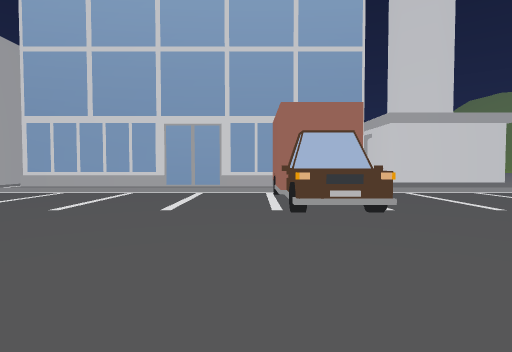
view 1 (above)

24 first-person views from a walk through a 3-D level made in the Unity game engine. The camera is 1.3 m above the floor, tilts 2° down and sees 80° across. Doors are open. The floor is counted in squares, 2 m on a side. Each view is taken from the middle of a square. On the plan, view 1 faces up. The plan holds only what a view shows up to about 10 squares ahead; the rest is blank. The place goes on beyond the plan. The player character is not drawn. Some surface patterns are stand-ins.

view 2
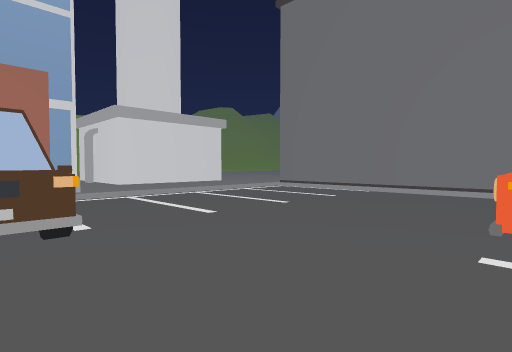

view 3
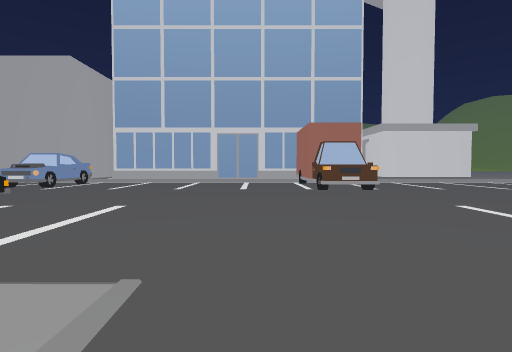

view 4
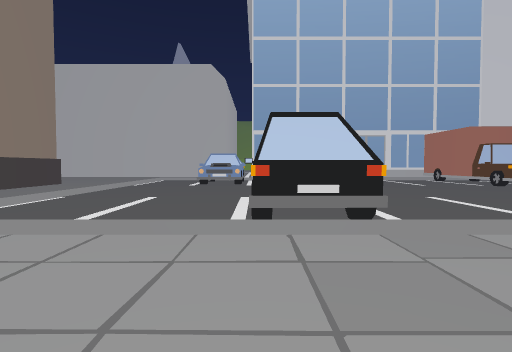

view 5
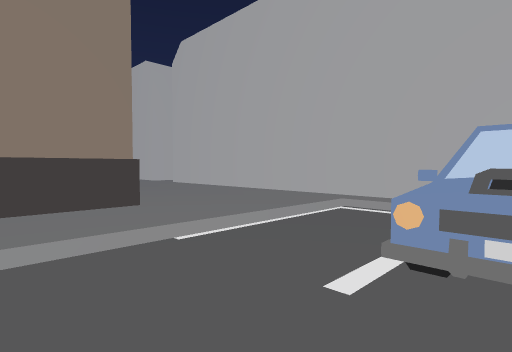

view 6
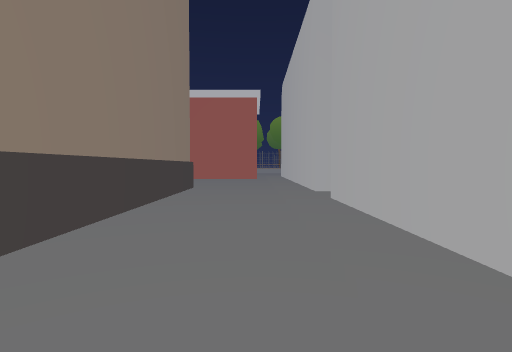

view 7
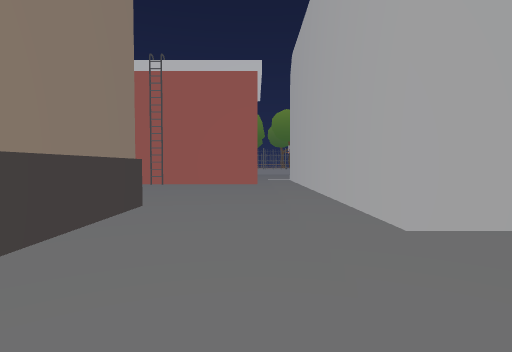

view 8
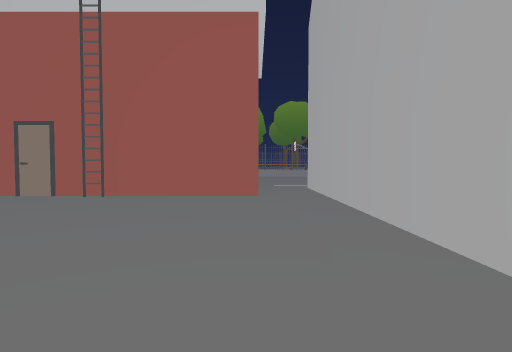

view 9
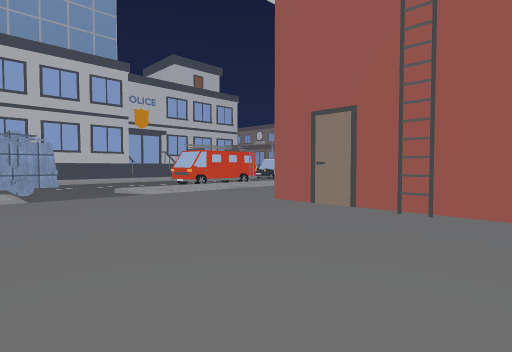

view 10
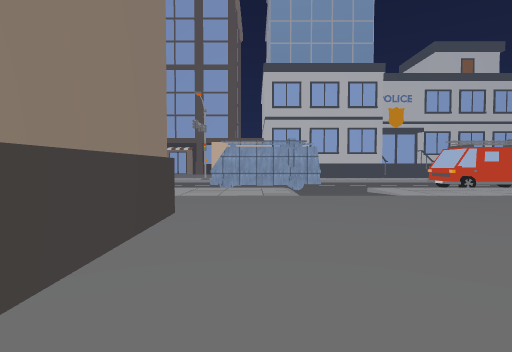

view 11
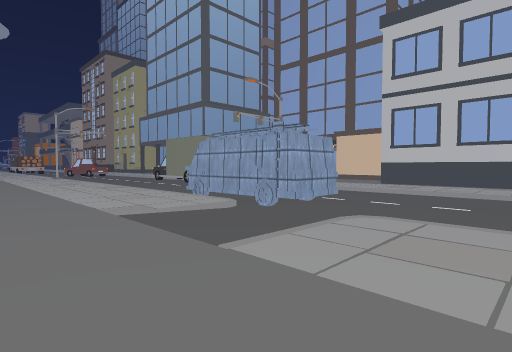

view 12
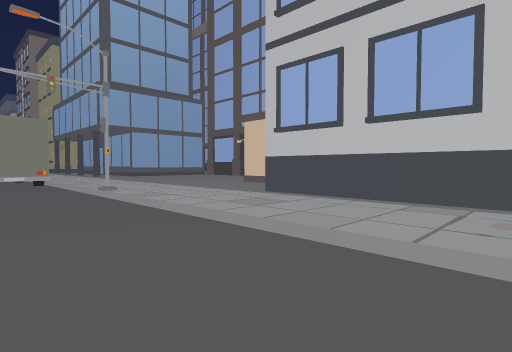

view 13
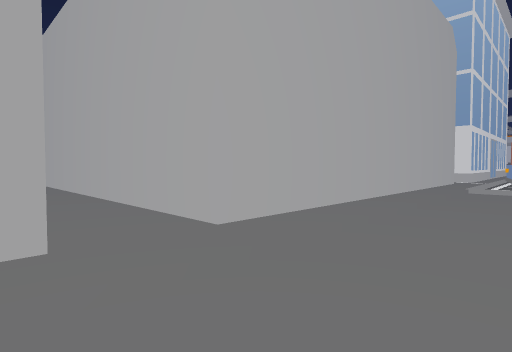

view 14
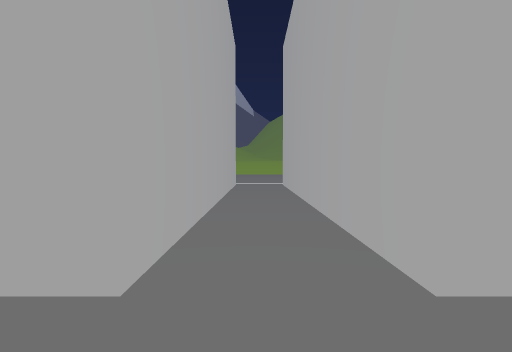

view 15
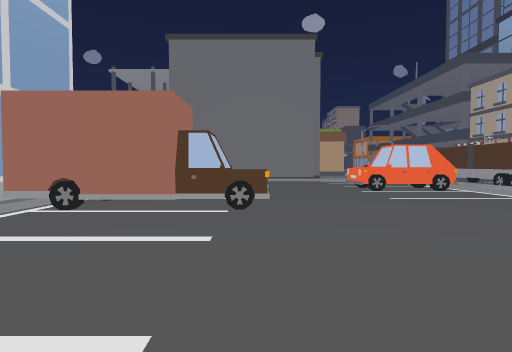

view 16
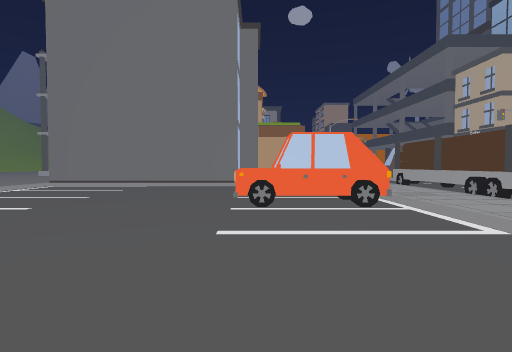

view 17
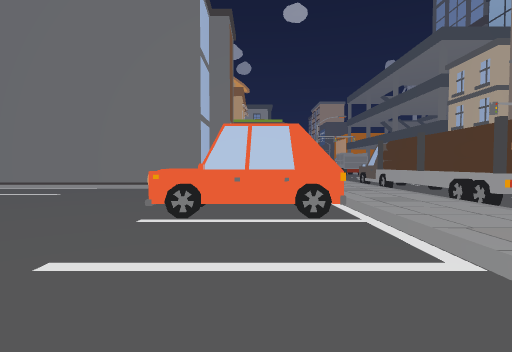

view 18
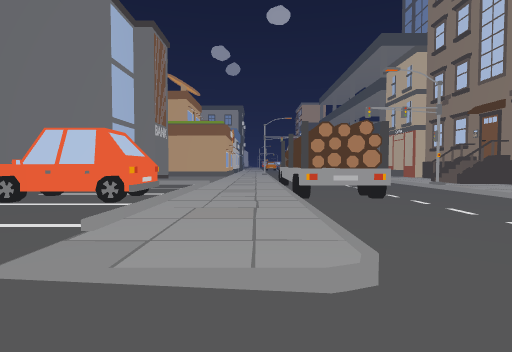

view 19
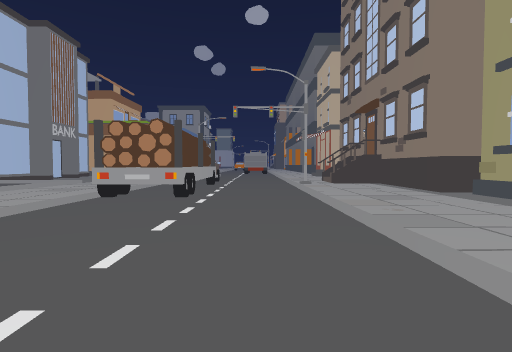

view 20
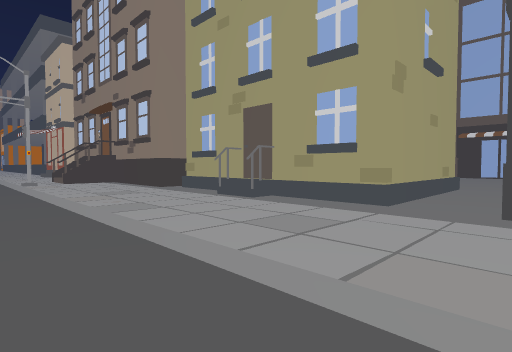

view 21
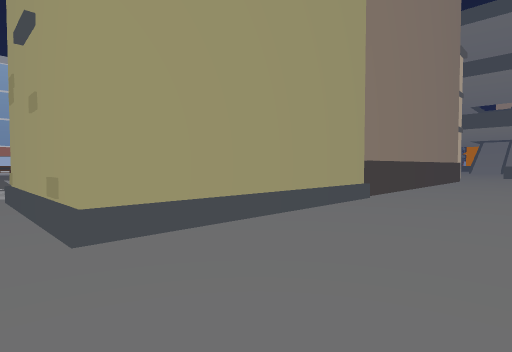

view 22
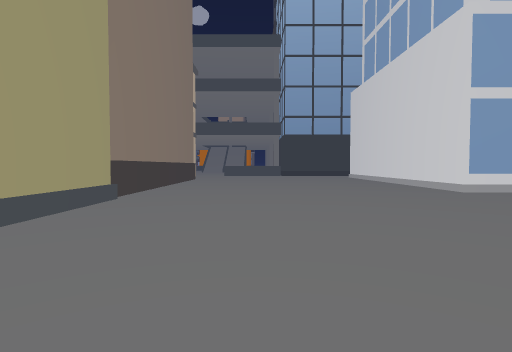

view 23
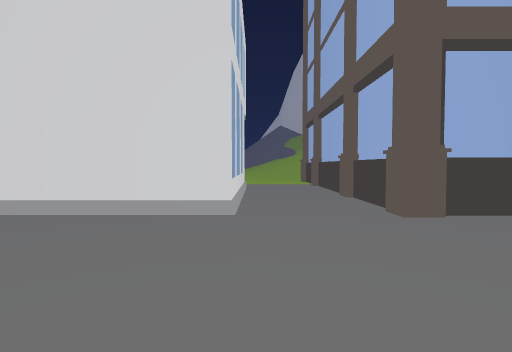

view 24
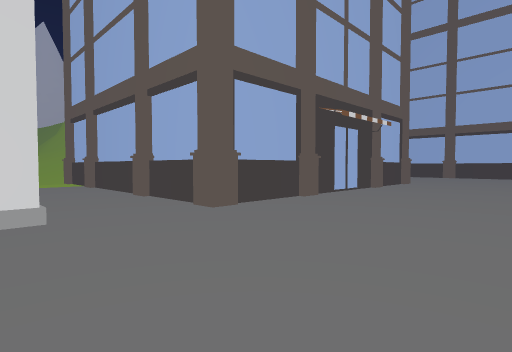

### Floor plan
Key: @ floor where view 1 was taken; # wall or solid block; x gap in a wall; . main floor; : floor 0.25 m higher than the main floor; - floor 0.25 m lower than the main floor; / step, stairs or slope; C car; H house; O other object.
Columns run from 26 left of view 1 to 9 right of it. Each row starts with its distance up from view 1.
 13         #:#
 12         #:#                   x
 11         #:#                   :#
 10         #:#        #          :####
  9         #:#        #          :::::
  8 #########:####################:::::
  7 #..................C.......# ......#
  6 #..................C.......# ......#
  5 #.....#########....C.......OO......#
  4 #.....#       #............O.......#
  3 #.....#       #....................#
  2 #.....#        ....................#
  1 #.....H         ....CC........CC...
  0 .......    H     ...CC....@...CC...
 -1 .............    ...CC........CC...
 -2 .............     ..... ............
 -3 ../-/.......       ...   --.........
 -4 //-C##C////         /     -////OO##O
 -5 ---## C---                 ----#####
 -6 ------                    ----------
 -7 ---------/  OO          ------------
 -8 ///////#/////           //////////#/
 -9 ............            .........../
-10 ...........             ...........H
-11 #####.....              H...H...####
-12       ...                .#    ##
-13        O                 .#
-14                          .#
-15                          .##########
-16                          ...........
-17                          ...........
-18                          ...........
-19                           ..........
-20                      ...............
-21                      ...............
-22                       ..............
-23                        ########..###
-24                               #..
-25                               #..
-26                               #..
-27                               #..
-28                               #..
-29                               H..
-30                               #

Positions as (right, up) in squares from view 1, and headings:
1: (0, 0), facing up
2: (1, 1), facing up-right
3: (-1, -3), facing up
4: (-6, -4), facing up
5: (-7, 3), facing up-left
6: (-11, 7), facing left
7: (-15, 7), facing left
8: (-19, 7), facing left
9: (-21, 5), facing down-left
10: (-21, 5), facing down
11: (-26, 0), facing down-right
12: (-26, -6), facing down-right
13: (-18, 6), facing up-right
14: (-17, 7), facing up
15: (-4, 4), facing right
16: (-1, 1), facing right
17: (0, 0), facing right
18: (-1, -3), facing right
19: (-1, -7), facing right
20: (-2, -7), facing down-right
21: (-1, -18), facing up-right
22: (-1, -18), facing right
23: (6, -19), facing down
24: (7, -19), facing down-left
